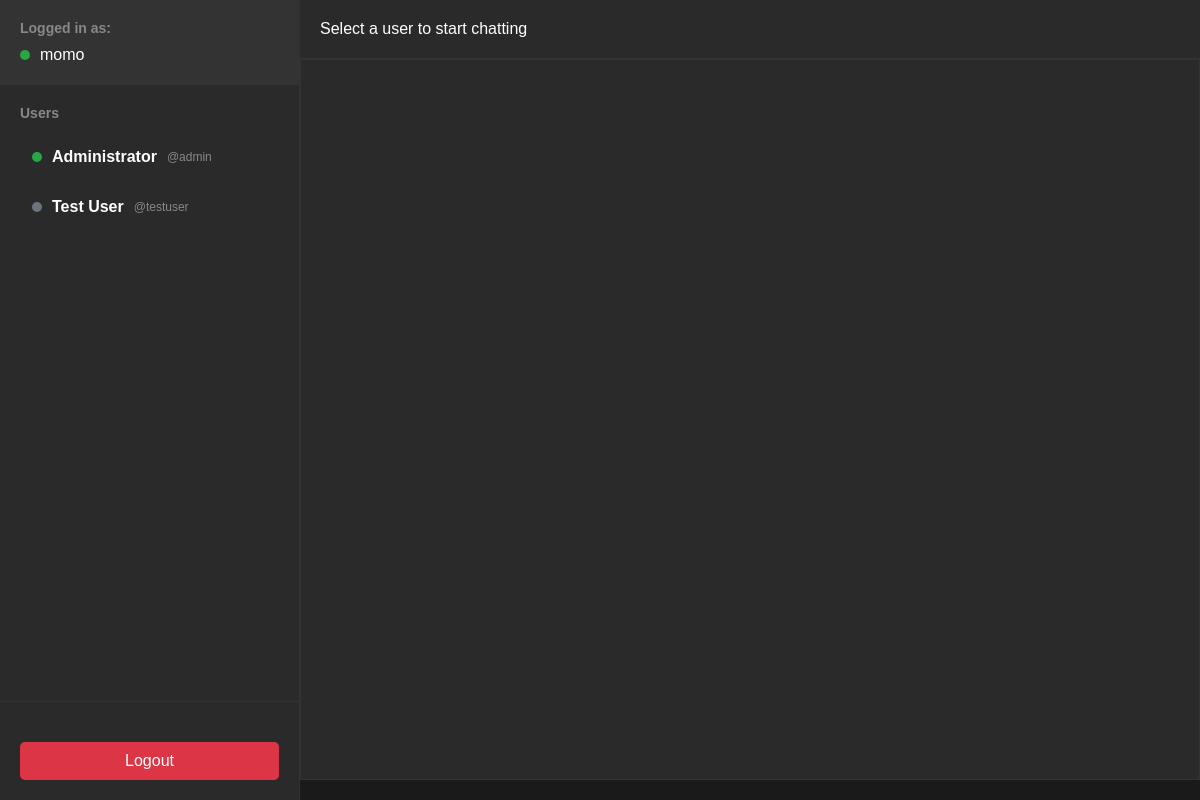
/chat (signed in), run on an earlier commit of the app's database.
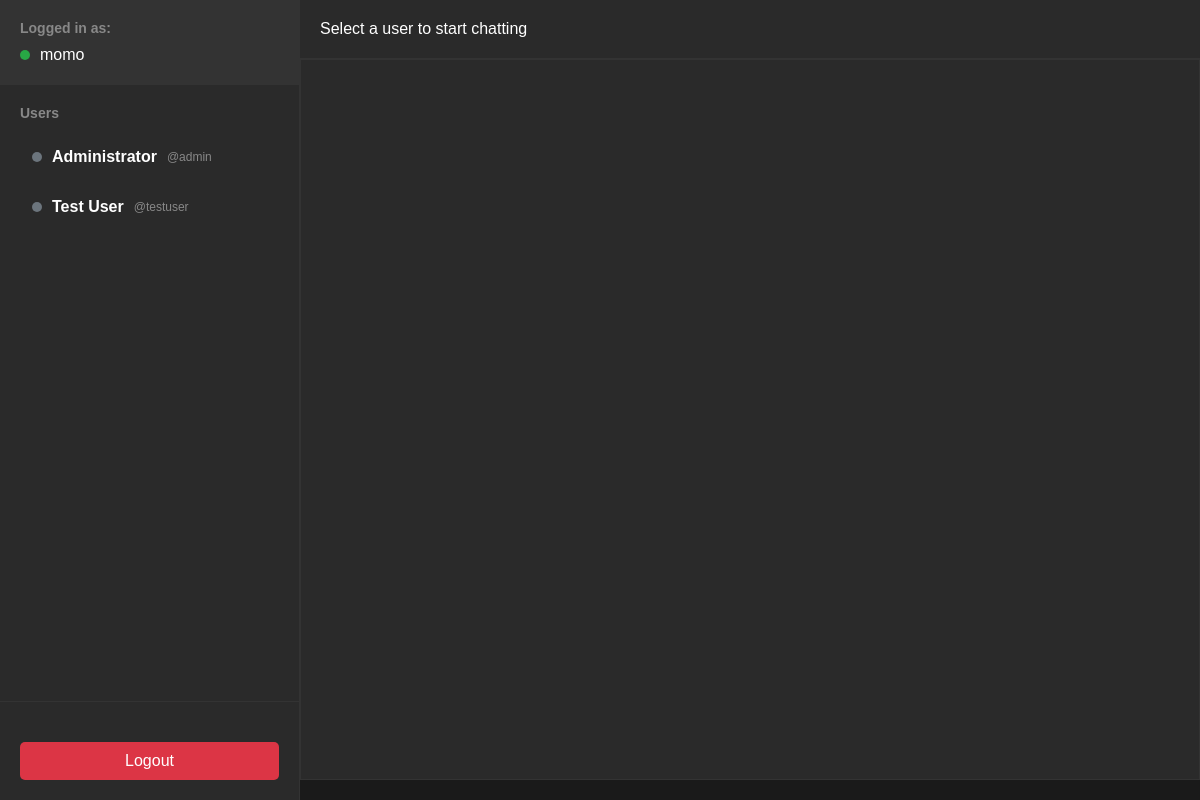
And on a later commit of the database.
### tables this page shows
CREATE TABLE users (
            id INTEGER PRIMARY KEY AUTOINCREMENT,
            username TEXT UNIQUE NOT NULL,
            email TEXT UNIQUE NOT NULL,
            password TEXT NOT NULL,  -- Will store plain text (VULNERABILITY)
            display_name TEXT NOT NULL,
            created_at TIMESTAMP DEFAULT CURRENT_TIMESTAMP,
            is_online INTEGER DEFAULT 0
        );

### blackbear/app.py (the view)
@app.route('/chat')
def chat():
    if 'user_id' not in session:
        return redirect(url_for('login'))
    other_users = get_all_users_except(session['user_id'])
    return render_template('chat.html', users=other_users)

### blackbear/models.py (called while the page is built)
def get_db():
    conn = sqlite3.connect(DATABASE)
    conn.row_factory = sqlite3.Row  # This allows us to access columns by name
    return conn

def get_all_users_except(user_id):
    conn = get_db()
    users = conn.execute('''
        SELECT id, username, display_name, is_online
        FROM users
        WHERE id != ?
        ORDER BY display_name
    ''', (user_id,)).fetchall()
    conn.close()
    return [dict(user) for user in users]

### blackbear/templates/chat.html (shortened to what this page needs)
{% extends "base.html" %}
{% block content %}
<div class="chat-app">
    <div class="users-sidebar">
        <div class="current-user">
            <h3>Logged in as:</h3>
            <div class="user-info">
                <span class="status-dot online"></span>
                <span>{{ session.display_name }}</span>
            </div>
        </div>
        <div class="users-list">
            <h3>Users</h3>
            <div id="usersList">
                {% for user in users %}
                <div class="user-item" data-user-id="{{ user.id }}" onclick="selectUser({{ user.id }}, '{{ user.display_name }}')">
                    <span class="status-dot {{ 'online' if user.is_online else 'offline' }}"></span>
                    <span class="user-name">{{ user.display_name }}</span>
                    <span class="username">@{{ user.username }}</span>
                </div>
                {% endfor %}
            </div>
        </div>
        <div class="user-actions">
            <a href="{{ url_for('logout') }}" class="btn btn-logout">Logout</a>
        </div>
    </div>
    <div class="chat-main">
        <div class="chat-header">
            <div id="chatTitle">Select a user to start chatting</div>
        </div>
        <div id="messages" class="messages-container"></div>
    </div>
</div>
{% endblock %}

### blackbear/templates/base.html (shortened to what this page needs)
<!DOCTYPE html>
<html lang="en">
<head>
    <link rel="stylesheet" href="{{ url_for('static', filename='style.css') }}">
</head>
<body>
    {% block content %}{% endblock %}
</body>
</html>

### blackbear/static/style.css (style rules this page uses)
* { margin: 0; padding: 0; box-sizing: border-box; }
body { font-family: Arial, sans-serif; background-color: #1a1a1a; color: white; }
.btn { background-color: #007bff; color: white; padding: 10px 20px; text-decoration: none; border-radius: 5px; margin-top: 20px; display: inline-block; }
#messages { flex: 1; border: 1px solid #333; padding: 10px; overflow-y: auto; margin-bottom: 20px; background-color: #2a2a2a; }
.chat-app { display: flex; height: 100vh; background-color: #1a1a1a; }
.users-sidebar { width: 300px; background-color: #2a2a2a; border-right: 1px solid #333; display: flex; flex-direction: column; }
.current-user { padding: 20px; border-bottom: 1px solid #333; background-color: #333; }
.current-user h3 { margin-bottom: 10px; font-size: 14px; color: #888; }
.user-info { display: flex; align-items: center; gap: 10px; }
.users-list { flex: 1; overflow-y: auto; padding: 20px; }
.users-list h3 { margin-bottom: 15px; color: #888; font-size: 14px; }
.user-item { display: flex; align-items: center; gap: 10px; padding: 12px; margin-bottom: 8px; border-radius: 8px; cursor: pointer; transition: background-color 0.2s; }
.user-name { font-weight: bold; }
.username { color: #888; font-size: 12px; }
.status-dot { width: 10px; height: 10px; border-radius: 50%; flex-shrink: 0; }
.status-dot.online { background-color: #28a745; }
.status-dot.offline { background-color: #6c757d; }
.user-actions { padding: 20px; border-top: 1px solid #333; }
.btn-logout { background-color: #dc3545; width: 100%; text-align: center; }
.chat-main { flex: 1; display: flex; flex-direction: column; }
.chat-header { padding: 20px; border-bottom: 1px solid #333; background-color: #2a2a2a; }
.messages-container { flex: 1; overflow-y: auto; padding: 20px; background-color: #1a1a1a; }

What changed in the data, as far as the page shows it:
changed users "Administrator": is_online 1 → 0 (drawn)
